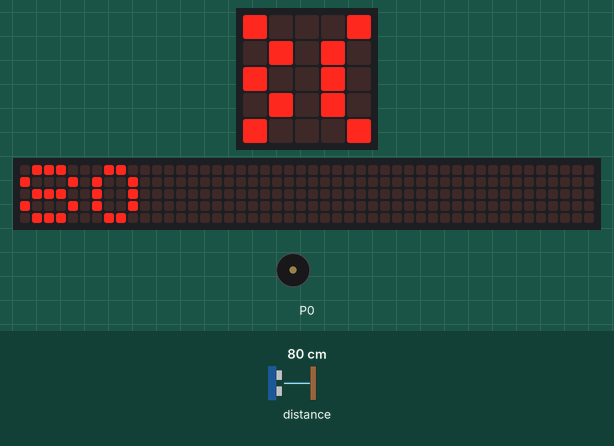
A program run on a simulated BBC micro:bit (MakeCode). Parts: the board's 5×5 LED display, a strip that is not on the board, showing the scrolling text unrolled, buzzer (waves = sounding). The test bench sets the inputs (shaded band); at power-on: distance to the obstacle 80 cm. The 48×5 strip is a reading aid, not a part: it shows the text the display is scrolling, unrolled, one strip-width of it at a time.

Above: at 1.25 s.
1.3 s: distance to the obstacle set to 2 cm
At 2.89 s:
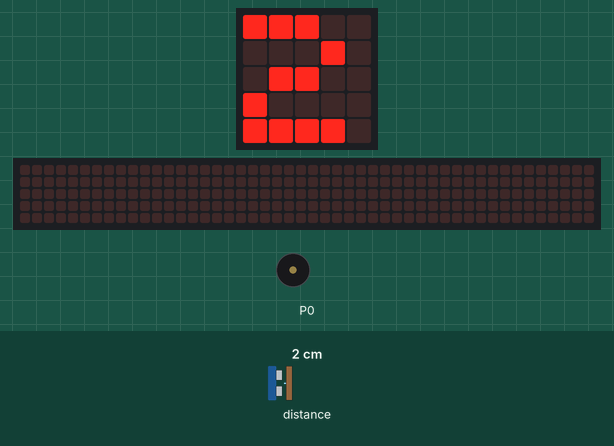
3.1 s: distance to the obstacle set to 4 cm
At 4.02 s:
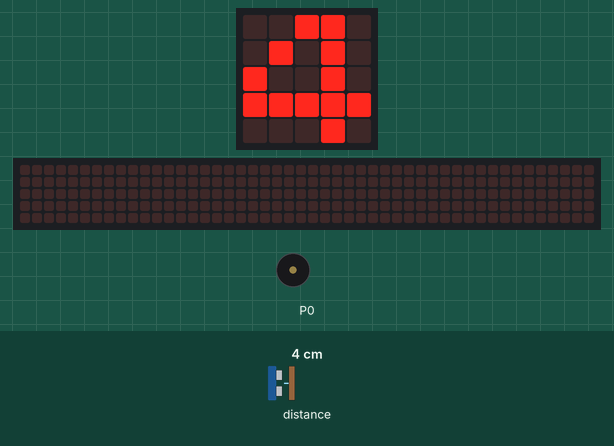
5.0 s: distance to the obstacle set to 9 cm
At 5.9 s:
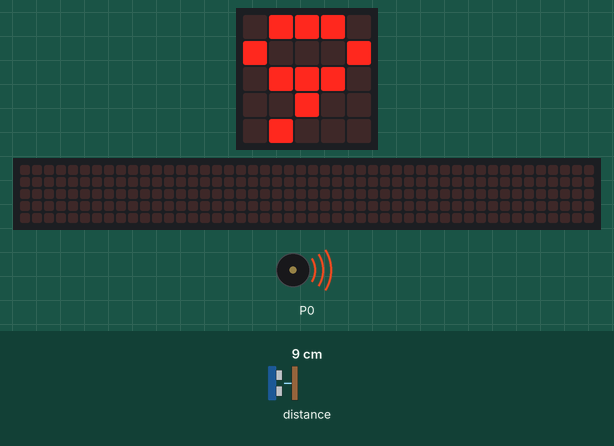
Timing chart, 0 to 12.5 s (numbered marks = the images above; inputs shaded):
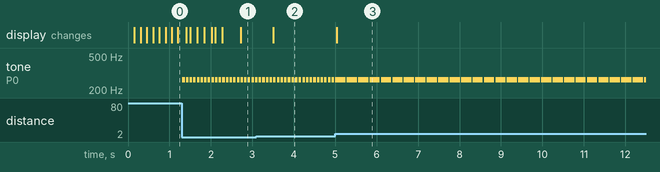

Measured:
- after the input at 1.3 s, tone on P0: alternates 262 Hz for 0.06 s and silent for 0.03 s, starting at once
- after the input at 3.1 s, the display: changes after 0.41 s (image 2)
- after the input at 5.0 s, tone on P0: alternates 262 Hz for 0.25 s and silent for 0.03 s, starting after 0.25 s; the display: changes at once (image 3)

The program:

main.ts
```typescript
let cm = 0
basic.forever(function () {

})
basic.forever(function () {

})
// 자동차후방센서
basic.forever(function () {
    cm = sonar.ping(
    DigitalPin.P1,
    DigitalPin.P2,
    PingUnit.Centimeters
    )
    if (cm > 10 && cm <= 20) {
        music.playTone(262, music.beat(BeatFraction.Whole))
    }
    if (cm > 5 && cm <= 10) {
        music.playTone(262, music.beat(BeatFraction.Half))
    }
    if (cm > 1 && cm <= 5) {
        music.playTone(262, music.beat(BeatFraction.Eighth))
    } else {
        music.stopAllSounds()
        music.stopMelody(MelodyStopOptions.All)
    }
})
basic.forever(function () {
    basic.showNumber(cm)
})
```

test.ts
```typescript
// 테스트는 여기로 이동합니다; 이 패키지가 확장으로 사용될 때 컴파일되지 않을 것 입니다.
```
